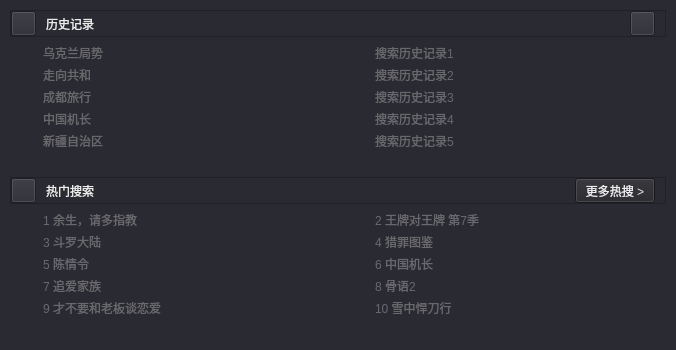
<?xml version="1.0" encoding="UTF-8"?>
<ui version="4.0">
 <class>SearchForm</class>
 <widget class="QWidget" name="SearchForm">
  <property name="geometry">
   <rect>
    <x>0</x>
    <y>0</y>
    <width>676</width>
    <height>350</height>
   </rect>
  </property>
  <property name="minimumSize">
   <size>
    <width>300</width>
    <height>312</height>
   </size>
  </property>
  <property name="maximumSize">
   <size>
    <width>16777215</width>
    <height>350</height>
   </size>
  </property>
  <property name="windowTitle">
   <string>Form</string>
  </property>
  <property name="styleSheet">
   <string notr="true">background-color: #2a2a32;</string>
  </property>
  <layout class="QVBoxLayout" name="verticalLayout_2">
   <property name="spacing">
    <number>10</number>
   </property>
   <property name="leftMargin">
    <number>10</number>
   </property>
   <property name="topMargin">
    <number>10</number>
   </property>
   <property name="rightMargin">
    <number>10</number>
   </property>
   <property name="bottomMargin">
    <number>10</number>
   </property>
   <item>
    <layout class="QVBoxLayout" name="verticalLayout">
     <property name="spacing">
      <number>5</number>
     </property>
     <item>
      <widget class="QFrame" name="frame">
       <property name="frameShape">
        <enum>QFrame::StyledPanel</enum>
       </property>
       <property name="frameShadow">
        <enum>QFrame::Raised</enum>
       </property>
       <layout class="QHBoxLayout" name="horizontalLayout_2">
        <property name="spacing">
         <number>0</number>
        </property>
        <property name="leftMargin">
         <number>0</number>
        </property>
        <property name="topMargin">
         <number>0</number>
        </property>
        <property name="rightMargin">
         <number>0</number>
        </property>
        <property name="bottomMargin">
         <number>0</number>
        </property>
        <item>
         <layout class="QHBoxLayout" name="horizontalLayout">
          <property name="spacing">
           <number>10</number>
          </property>
          <item>
           <widget class="QPushButton" name="btn_his_pic">
            <property name="minimumSize">
             <size>
              <width>25</width>
              <height>25</height>
             </size>
            </property>
            <property name="maximumSize">
             <size>
              <width>25</width>
              <height>25</height>
             </size>
            </property>
            <property name="focusPolicy">
             <enum>Qt::StrongFocus</enum>
            </property>
            <property name="styleSheet">
             <string notr="true">QPushButton
{
border-image: url(:/images/icon/his_pic.png);
}</string>
            </property>
            <property name="text">
             <string/>
            </property>
           </widget>
          </item>
          <item>
           <widget class="QLabel" name="label_his_text">
            <property name="styleSheet">
             <string notr="true">QLabel
{
color:#ececed;
font: 11pt &quot;楷体&quot;;
}</string>
            </property>
            <property name="text">
             <string>历史记录</string>
            </property>
           </widget>
          </item>
          <item>
           <spacer name="horizontalSpacer">
            <property name="orientation">
             <enum>Qt::Horizontal</enum>
            </property>
            <property name="sizeHint" stdset="0">
             <size>
              <width>348</width>
              <height>20</height>
             </size>
            </property>
           </spacer>
          </item>
          <item>
           <widget class="QPushButton" name="btn_his_delete">
            <property name="minimumSize">
             <size>
              <width>25</width>
              <height>25</height>
             </size>
            </property>
            <property name="maximumSize">
             <size>
              <width>25</width>
              <height>25</height>
             </size>
            </property>
            <property name="styleSheet">
             <string notr="true">QPushButton
{
border-image: url(:/images/icon/his_delete.png);
}
QPushButton:hover
{
border-image: url(:/images/icon/his_delete_hover.png);
}</string>
            </property>
            <property name="text">
             <string/>
            </property>
           </widget>
          </item>
          <item>
           <spacer name="horizontalSpacer_3">
            <property name="orientation">
             <enum>Qt::Horizontal</enum>
            </property>
            <property name="sizeType">
             <enum>QSizePolicy::Fixed</enum>
            </property>
            <property name="sizeHint" stdset="0">
             <size>
              <width>10</width>
              <height>20</height>
             </size>
            </property>
           </spacer>
          </item>
         </layout>
        </item>
       </layout>
      </widget>
     </item>
     <item>
      <layout class="QHBoxLayout" name="horizontalLayout_5">
       <property name="spacing">
        <number>8</number>
       </property>
       <item>
        <widget class="QListWidget" name="listWidget_his1">
         <property name="styleSheet">
          <string notr="true">QListWidget
{
padding-left:30px;
border:none;
font: 12pt &quot;楷体&quot;;
color: #68686d;
background-color: #2a2a32;
}

QListWidget::item
{
min-height:22px;
background-color: #2a2a32;

}

QListWidget::item:hover
{
background-color: #1e1e24;
font: 12pt &quot;楷体&quot;;
color: #56d6df;
}</string>
         </property>
         <item>
          <property name="text">
           <string>乌克兰局势</string>
          </property>
         </item>
         <item>
          <property name="text">
           <string>走向共和</string>
          </property>
         </item>
         <item>
          <property name="text">
           <string>成都旅行</string>
          </property>
         </item>
         <item>
          <property name="text">
           <string>中国机长</string>
          </property>
         </item>
         <item>
          <property name="text">
           <string>新疆自治区</string>
          </property>
         </item>
        </widget>
       </item>
       <item>
        <widget class="QListWidget" name="listWidget_his2">
         <property name="styleSheet">
          <string notr="true">QListWidget
{
padding-left:30px;
border:none;
font: 12pt &quot;楷体&quot;;
color: #68686d;
background-color: #2a2a32;
}

QListWidget::item
{
min-height:22px;
background-color: #2a2a32;
}

QListWidget::item:hover
{
background-color: #1e1e24;
font: 12pt &quot;楷体&quot;;
color: #56d6df;
}</string>
         </property>
         <item>
          <property name="text">
           <string>搜索历史记录1</string>
          </property>
         </item>
         <item>
          <property name="text">
           <string>搜索历史记录2</string>
          </property>
         </item>
         <item>
          <property name="text">
           <string>搜索历史记录3</string>
          </property>
         </item>
         <item>
          <property name="text">
           <string>搜索历史记录4</string>
          </property>
         </item>
         <item>
          <property name="text">
           <string>搜索历史记录5</string>
          </property>
         </item>
        </widget>
       </item>
      </layout>
     </item>
     <item>
      <widget class="QFrame" name="frame_2">
       <property name="frameShape">
        <enum>QFrame::StyledPanel</enum>
       </property>
       <property name="frameShadow">
        <enum>QFrame::Raised</enum>
       </property>
       <layout class="QHBoxLayout" name="horizontalLayout_4">
        <property name="spacing">
         <number>0</number>
        </property>
        <property name="leftMargin">
         <number>0</number>
        </property>
        <property name="topMargin">
         <number>0</number>
        </property>
        <property name="rightMargin">
         <number>0</number>
        </property>
        <property name="bottomMargin">
         <number>0</number>
        </property>
        <item>
         <layout class="QHBoxLayout" name="horizontalLayout_3">
          <property name="spacing">
           <number>10</number>
          </property>
          <item>
           <widget class="QPushButton" name="btn_hot_pic">
            <property name="minimumSize">
             <size>
              <width>25</width>
              <height>25</height>
             </size>
            </property>
            <property name="maximumSize">
             <size>
              <width>25</width>
              <height>25</height>
             </size>
            </property>
            <property name="styleSheet">
             <string notr="true">QPushButton
{
border-image: url(:/images/icon/his_hot.png);
}</string>
            </property>
            <property name="text">
             <string/>
            </property>
           </widget>
          </item>
          <item>
           <widget class="QLabel" name="label_hot_text">
            <property name="styleSheet">
             <string notr="true">QLabel
{
color:#ececed;
font: 11pt &quot;楷体&quot;;
}</string>
            </property>
            <property name="text">
             <string>热门搜索</string>
            </property>
           </widget>
          </item>
          <item>
           <spacer name="horizontalSpacer_2">
            <property name="orientation">
             <enum>Qt::Horizontal</enum>
            </property>
            <property name="sizeHint" stdset="0">
             <size>
              <width>348</width>
              <height>20</height>
             </size>
            </property>
           </spacer>
          </item>
          <item>
           <widget class="QPushButton" name="btn_hot_more">
            <property name="minimumSize">
             <size>
              <width>0</width>
              <height>25</height>
             </size>
            </property>
            <property name="maximumSize">
             <size>
              <width>16777215</width>
              <height>25</height>
             </size>
            </property>
            <property name="styleSheet">
             <string notr="true">QPushButton
{
color:#ececed;
font: 11pt &quot;楷体&quot;;
background-color: rgb(37, 37, 42);
/*text-decoration:underline;*/
}

QPushButton:hover
{
background-color: rgb(37, 37, 42);
color: rgb(216, 30, 6);
font: 11pt &quot;楷体&quot;;
}

</string>
            </property>
            <property name="text">
             <string>更多热搜 &gt;</string>
            </property>
           </widget>
          </item>
          <item>
           <spacer name="horizontalSpacer_4">
            <property name="orientation">
             <enum>Qt::Horizontal</enum>
            </property>
            <property name="sizeType">
             <enum>QSizePolicy::Fixed</enum>
            </property>
            <property name="sizeHint" stdset="0">
             <size>
              <width>10</width>
              <height>20</height>
             </size>
            </property>
           </spacer>
          </item>
         </layout>
        </item>
       </layout>
      </widget>
     </item>
     <item>
      <layout class="QHBoxLayout" name="horizontalLayout_6">
       <property name="spacing">
        <number>8</number>
       </property>
       <item>
        <widget class="QListWidget" name="listWidget_hot1">
         <property name="styleSheet">
          <string notr="true">QListWidget
{
padding-left:30px;
border:none;
font: 12pt &quot;楷体&quot;;
color: #68686d;
background-color: #2a2a32;
}

QListWidget::item
{
min-height:22px;
background-color: #2a2a32;

}

QListWidget::item:hover
{
background-color: #1e1e24;
font: 12pt &quot;楷体&quot;;
color: #56d6df;
}</string>
         </property>
         <item>
          <property name="text">
           <string>1 余生，请多指教</string>
          </property>
         </item>
         <item>
          <property name="text">
           <string>3 斗罗大陆</string>
          </property>
         </item>
         <item>
          <property name="text">
           <string>5 陈情令</string>
          </property>
         </item>
         <item>
          <property name="text">
           <string>7 追爱家族</string>
          </property>
         </item>
         <item>
          <property name="text">
           <string>9 才不要和老板谈恋爱</string>
          </property>
         </item>
        </widget>
       </item>
       <item>
        <widget class="QListWidget" name="listWidget_hot2">
         <property name="styleSheet">
          <string notr="true">QListWidget
{
padding-left:30px;
border:none;
font: 12pt &quot;楷体&quot;;
color: #68686d;
background-color: #2a2a32;
}

QListWidget::item
{
min-height:22px;
background-color: #2a2a32;
}

QListWidget::item:hover
{
background-color: #1e1e24;
font: 12pt &quot;楷体&quot;;
color: #56d6df;
}</string>
         </property>
         <item>
          <property name="text">
           <string>2 王牌对王牌 第7季</string>
          </property>
         </item>
         <item>
          <property name="text">
           <string>4 猎罪图鉴</string>
          </property>
         </item>
         <item>
          <property name="text">
           <string>6 中国机长</string>
          </property>
         </item>
         <item>
          <property name="text">
           <string>8 骨语2</string>
          </property>
         </item>
         <item>
          <property name="text">
           <string>10 雪中悍刀行</string>
          </property>
         </item>
        </widget>
       </item>
      </layout>
     </item>
    </layout>
   </item>
  </layout>
 </widget>
 <resources/>
 <connections/>
</ui>
